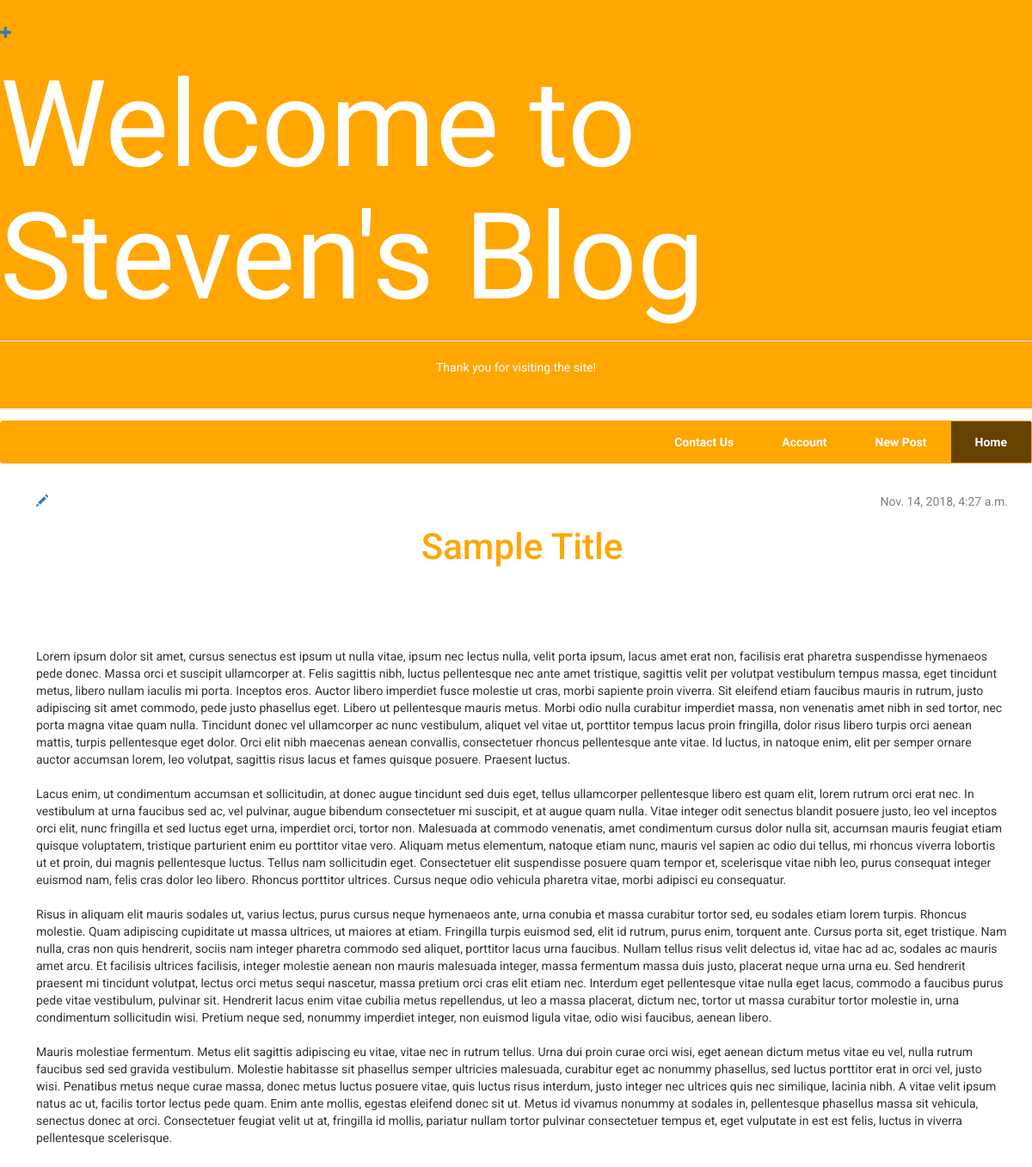
The app's page /post/2/ with its own data.
### blog/models.py (models this page shows, shortened)
class Post(models.Model):
    author = models.ForeignKey(settings.AUTH_USER_MODEL, on_delete=models.CASCADE)
    title = models.CharField(max_length=200)
    text = models.TextField()
    created_date = models.DateTimeField(default=timezone.now)
    published_date = models.DateTimeField(blank=True, null=True)

### blog/views.py (the view)
# urls.py: path('post/<int:pk>/', views.post_detail, name='post_detail'),
def post_detail(request, pk):
    post = get_object_or_404(Post, pk=pk)
    return render(request, 'blog/post_detail.html', {'post':post})

### blog/templates/blog/post_detail.html
{% extends 'blog/base.html' %}
{% block content %}
  <div class="post">
    {% if post.published_date %}
        <div class="time">
            {{ post.published_date }}
        </div>
    {% endif %}
    <a href="{% url 'post_edit' pk=post.pk %}"><span class="glyphicon glyphicon-pencil"></span></a>
    <h2>{{ post.title }}</h2>
    <p>{{ post.text|linebreaksbr }}</p>
  </div>
{% endblock %}

### blog/static/css/blog.css (style rules this page uses)
html, * { margin: 0; padding: 0; }
body { font-family: Roboto; }
.post { padding: 1em 2em 1em 3em; }
.time { display: block; float: right; color: gray; }
h2 { color: #FFA600; font-size: 3em; display: block; text-align: center; padding-bottom: 2em; }
p { font-size: 1em; }

### records on screen
Post: published_date "Nov. 14, 2018, 4:27 a.m.", title "Sample Title", text "Lorem ipsum dolor sit amet, cursus senectus est ipsum ut nulla vitae, ipsum nec lectus nulla, velit porta ipsum, lacus amet erat non, facilisis erat pharetra suspendisse hymenaeos pede donec. Massa orci et suscipit ullamcorper at. Felis sagittis nibh, luctus pellentesque nec ante amet tristique, sagittis velit per volutpat vestibulum tempus massa, eget tincidunt metus, libero nullam iaculis mi porta. Inceptos eros. Auctor libero imperdiet fusce molestie ut cras, morbi sapiente proin viverra. Sit eleifend etiam faucibus mauris in rutrum, justo adipiscing sit amet commodo, pede justo phasellus eget. Libero ut pellentesque mauris metus. Morbi odio nulla curabitur imperdiet massa, non venenatis…"
